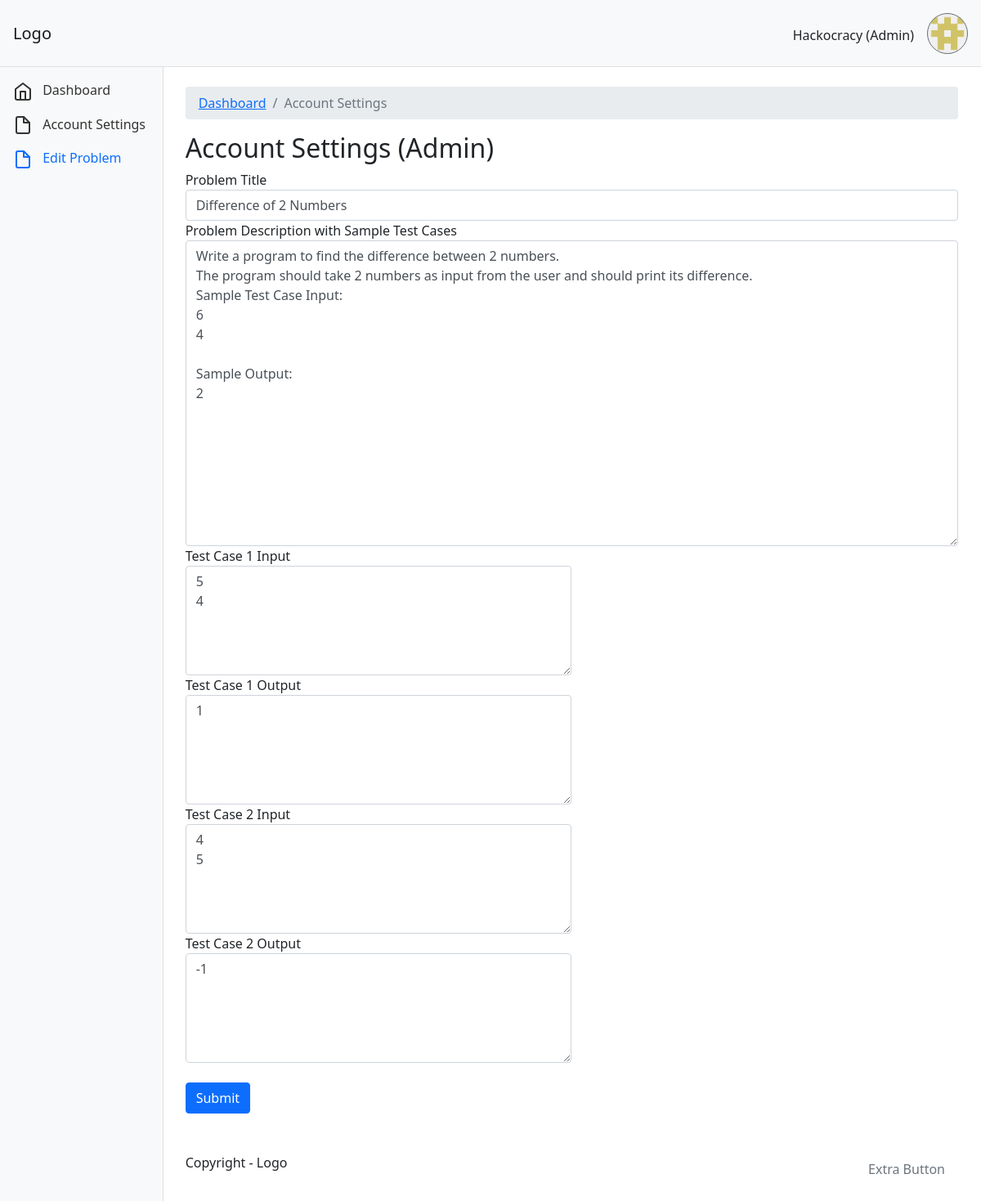
/admin/edit_problem.php?pid=2 (signed in), run on the app's committed database.
### tables this page shows
CREATE TABLE `problems` (
  `pid` int(11) NOT NULL,
  `problem_title` varchar(100) NOT NULL,
  `problem_statement` varchar(2000) NOT NULL,
  `testcase_input1` varchar(500) NOT NULL,
  `testcase_output1` varchar(500) NOT NULL,
  `testcase_input2` varchar(500) NOT NULL,
  `testcase_output2` varchar(500) NOT NULL
);

### admin/edit_problem.php (the view, shortened to what this page needs)
<?php
require_once("../backend/dbconn.php");
$pid = $_GET["pid"];
$sql2 = "SELECT `problem_title`, `problem_statement`, `testcase_input1`, `testcase_output1`, `testcase_input2`, `testcase_output2` FROM `problems` WHERE `pid`=?;";
$res2 = $conn->prepare($sql2);
$res2->execute([$pid]);
$prob = $res2->fetch(PDO::FETCH_ASSOC);
?>
<!DOCTYPE html>
<html lang="en">
<head>
    <link rel="stylesheet" href="../css/bootstrap.min.css">
    <link rel="stylesheet" href="../css/chartist.min.css">
    <link rel="stylesheet" href="../css/main.css">
</head>
<body>
    <?php
    require_once("./navbar.php");
    ?>
    <div class="container-fluid">
        <div class="row">
            <nav id="sidebar" class="col-md-3 col-lg-2 d-md-block bg-light sidebar collapse">
                <div class="position-sticky">
                    <ul class="nav flex-column">
                        <li class="nav-item">
                            <a class="nav-link" href="index.php">
                                <span class="ml-2">Dashboard</span>
                            </a>
                        </li>
                        <li class="nav-item">
                            <a class="nav-link" href="account.php">
                                <span class="ml-2">Account Settings</span>
                            </a>
                        </li>
                        <li class="nav-item">
                            <a class="nav-link active" aria-current="page" href="#">
                                <span class="ml-2">Edit Problem</span>
                            </a>
                        </li>
                    </ul>
                </div>
            </nav>
            <main class="col-md-9 ml-sm-auto col-lg-10 px-md-4 py-4">
                <nav aria-label="breadcrumb">
                    <ol class="breadcrumb">
                        <li class="breadcrumb-item"><a href="index.php">Dashboard</a></li>
                        <li class="breadcrumb-item active" aria-current="page">Account Settings</li>
                    </ol>
                </nav>
                <h1 class="h2">Account Settings (Admin)</h1>
                <div class="row">
                    <div class="col-12 col-xl-12 mb-4 mb-lg-0">
                        <form action="edit_problem.php?pid=<?php echo $pid ?>" method="POST">
                            <div class="form-group">
                                <label for="problemTitle">Problem Title</label>
                                <input type="text" value="<?php echo $prob["problem_title"] ?>" required name="problemTitle" class="form-control" id="problemTitle" />
                            </div>
                            <div class="form-group">
                                <label for="problemDescription">Problem Description with Sample Test Cases</label>
                                <textarea class="form-control" required name="problemDescription" id="problemDescription" rows="15"><?php echo $prob["problem_statement"] ?></textarea>
                            </div>
                            <div class="form-group">
                                <div class="col-md-6">
                                    <label for="input1">Test Case 1 Input</label>
                                    <textarea class="form-control" required name="input1" id="input1" rows="5"><?php echo $prob["testcase_input1"] ?></textarea>
                                </div>
                                <div class="col-md-6">
                                    <label for="output1">Test Case 1 Output</label>
                                    <textarea class="form-control" required name="output1" id="output1" rows="5"><?php echo $prob["testcase_output1"] ?></textarea>
                                </div>
                            </div>
                            <div class="form-group">
                                <div class="col-md-6">
                                    <label for="input2">Test Case 2 Input</label>
                                    <textarea class="form-control" required name="input2" id="input2" rows="5"><?php echo $prob["testcase_input2"] ?></textarea>
                                </div>
                                <div class="col-md-6">
                                    <label for="output2">Test Case 2 Output</label>
                                    <textarea class="form-control" required name="output2" id="output2" rows="5"><?php echo $prob["testcase_output2"] ?></textarea>
                                </div>
                            </div>
                            <br>
                            <button type="submit" required name="editproblem" class="btn btn-primary">Submit</button>
                        </form>
                    </div>
                </div>
                <footer class="pt-5 d-flex justify-content-between">
                    <span>Copyright - Logo</span>
                    <ul class="nav m-0">
                        <li class="nav-item">
                            <a class="nav-link text-secondary" aria-current="page" href="#">Extra Button</a>
                        </li>
                    </ul>
                </footer>
            </main>
        </div>
    </div>
</body>
</html>

### css/main.css (style rules this page uses)
.sidebar { position: fixed; top: 0; bottom: 0; left: 0; z-index: 100; padding: 90px 0 0; box-shadow: inset -1px 0 0 rgba(0, 0, 0, .1); z-index: 99; }
.sidebar .nav-link { color: #333; }
.sidebar .nav-link.active { color: #0d6efd; }

### data on the page
problems: problemTitle "Difference of 2 Numbers", problemDescription "Write a program to find the difference between 2 numbers. The program should take 2 numbers as input from the user and should print its difference. Sample Test Case Input: 6 4 Sample Output: 2", input1 "5 4", output1 "1", input2 "4 5", output2 "-1"

### other printed values
$_SESSION["username"] "Hackocracy"
